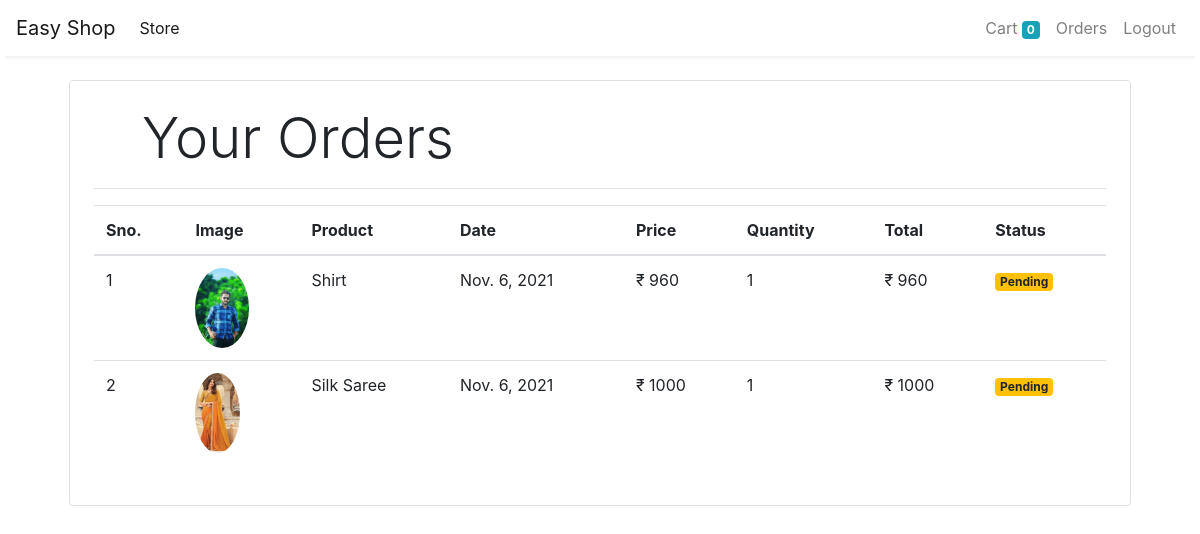
/orders (signed in), run on the app's committed database.
### store/models/orders.py (models this page shows, shortened)
class Order(models.Model):
    product = models.ForeignKey(Product,
                                on_delete=models.CASCADE)
    customer = models.ForeignKey(Customer,
                                 on_delete=models.CASCADE)
    quantity = models.IntegerField(default=1)
    price = models.IntegerField()
    address = models.CharField(max_length=50, default='', blank=True)
    phone = models.CharField(max_length=50, default='', blank=True)
    date = models.DateField(default=datetime.datetime.today)
    status = models.BooleanField(default=False)
    @staticmethod
    def get_orders_by_customer(customer_id):
        return Order.objects.filter(customer=customer_id).order_by('-date')

### store/models/product.py (models this page shows, shortened)
class Product(models.Model):
    name = models.CharField(max_length=50)
    price = models.IntegerField(default=0)
    category = models.ForeignKey(Category, on_delete=models.CASCADE, default=1)
    description = models.CharField(max_length=200, default='' , null=True , blank=True)
    image = models.ImageField(upload_to='uploads/products/')

### store/middlewares/auth.py (the view)
    def middleware(request):
        print(request.session.get('customer'))
        returnUrl = request.META['PATH_INFO']
        print(request.META['PATH_INFO'])
        if not request.session.get('customer'):
           return redirect(f'login?return_url={returnUrl}')
        response = get_response(request)
        return response

### store/templatetags/custom_filter.py (called while the page is built)
@register.filter(name='currency')
def currency(number):
    return "₹ "+str(number)

@register.filter(name='multiply')
def multiply(number , number1):
    return number * number1

### store/views/orders.py (called while the page is built)
    def get(self , request ):
        customer = request.session.get('customer')
        orders = Order.get_orders_by_customer(customer)
        print(orders)
        return render(request , 'orders.html'  , {'orders' : orders})

### store/templates/orders.html
{% extends 'base.html' %}
{% block content %}
{% load cart %}
{% load custom_filter %}
<div class="container">
   <div class="border rounded p-4 m-4">
        <p class="display-4 pl-4 ml-4">Your Orders</p>
        <hr>
        <table class="table">
            <thead>
                <tr>
                    <th>Sno.</th>
                    <th>Image</th>
                    <th>Product</th>
                    <th>Date</th>
                    <th>Price</th>
                    <th>Quantity</th>
                    <th>Total</th>
                    <th>Status</th>
                </tr>
            </thead>
            <tbody>
                {% for order in orders %}
                <tr>
                    <td>{{forloop.counter}}</td>
                    <td><img style="height: 80px;" class="rounded-circle" src="{{order.product.image.url}}" alt=""></td>
                    <td>{{order.product.name}}</td>
                    <td>{{order.date}}</td>
                    <td>{{order.price|currency}}</td>
                    <td>{{order.quantity}}</td>
                    <td>{{order.quantity|multiply:order.price|currency}}</td>
                    {% if order.status %}
                    <td><small class="badge badge-success">Completed</small></td>
                    {%else%}
                    <td><small class="badge badge-warning">Pending</small></td>
                    {% endif %}
                </tr>
                {% endfor %}
            </tbody>
        </table>
   </div>
</div>
{% endblock %}

### data on the page
Order: product.image (picture), product.name "Shirt", date "Nov. 6, 2021", price "₹ 960", quantity "1", quantity|multiply "₹ 960", status "Pending"
Order: product.image (picture), product.name "Silk Saree", date "Nov. 6, 2021", price "₹ 1000", quantity "1", quantity|multiply "₹ 1000", status "Pending"

### other printed values
{{ request.session.cart.keys|length }} "0"
